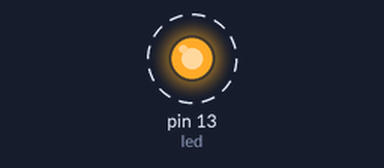
The sketch below on a simulated Arduino Uno, built with avr-gcc and run on an emulated ATmega328P. On the bench: output pins drawn as LEDs (lit = HIGH). Dashed ring = blinking.

Above: at 0.5 s.
Timing chart, 0 to 3.0 s (numbered marks = the images above):
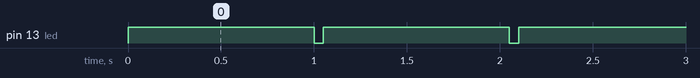

Measured:
- by itself, pin 13 (led): alternates HIGH for 1.0 s and LOW for 0.05 s

The sketch:

Blink.ino
```cpp
//https://www.youtube.com/watch?v=A21eaw4V8_4&list=PLWdhcCYoOsiJE1DS7OhPfwrHrGlUED6Az&index=1&ab_channel=BV3D%3ABryanVines

int led = 13;
int delayTimeOn = 1000;
int delayTimeOff = 50;

void setup() {
  pinMode(led, OUTPUT);
}

void loop() {
  digitalWrite(led, HIGH);
  delay(delayTimeOn);
  digitalWrite(led, LOW);
  delay(delayTimeOff);
}
```
